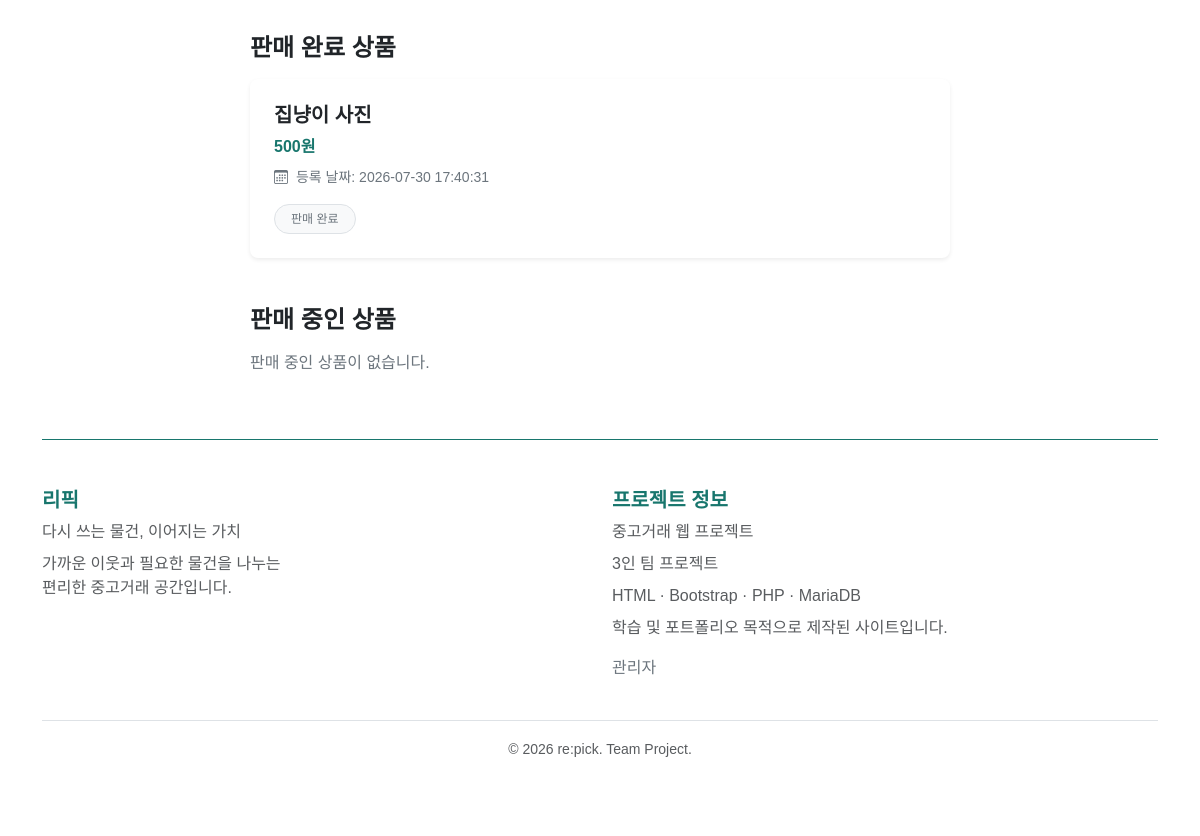
The page /member_profile.php?id=11 (lower part) on the database as committed earlier.
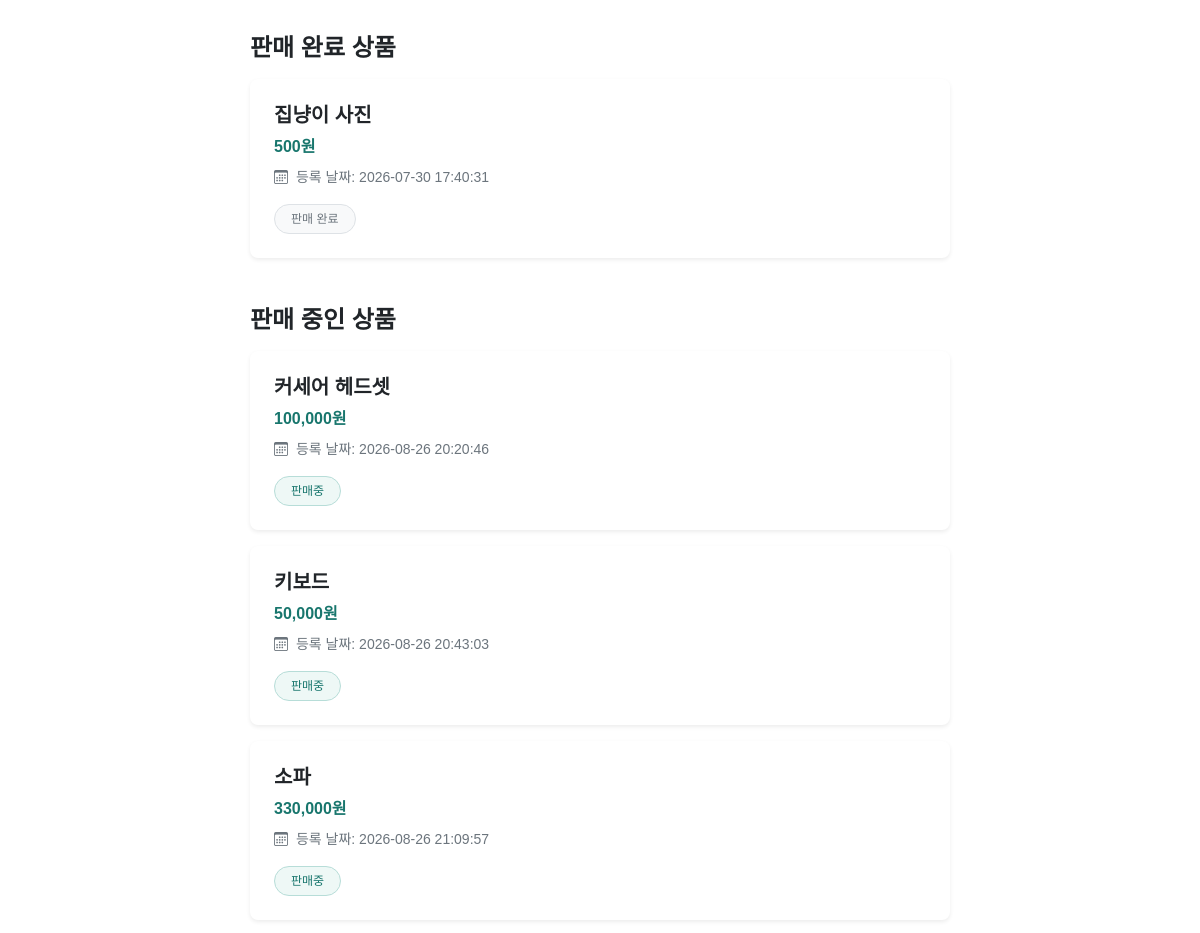
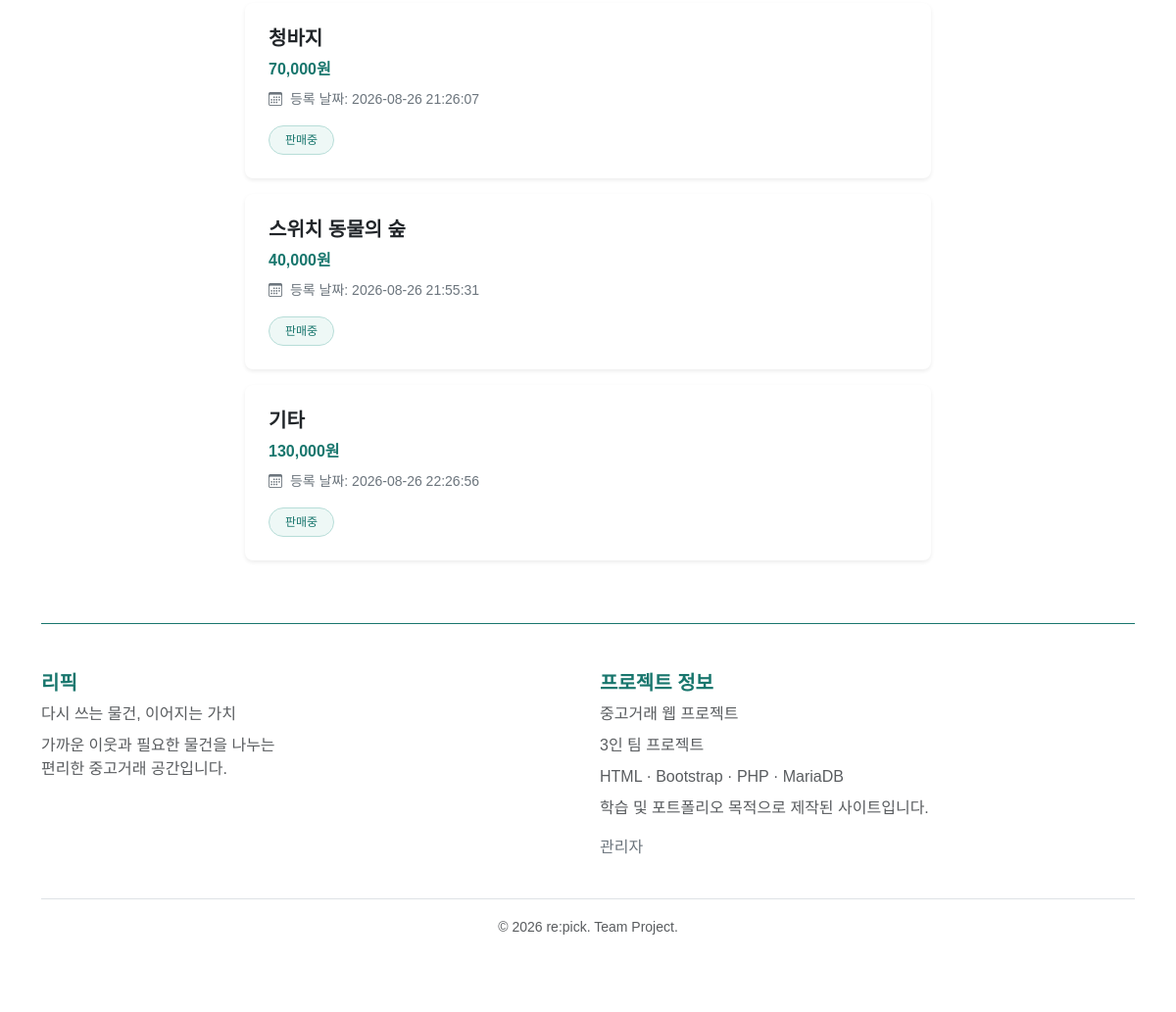
The same page on the database as committed later (2 pictures, top to bottom).
### tables this page shows
CREATE TABLE `product` (
  `product_id` int(11) NOT NULL,
  `member_id` int(11) NOT NULL,
  `image` varchar(255) NOT NULL,
  `price` int(11) NOT NULL,
  `memo` text NOT NULL,
  `category` tinyint(4) NOT NULL,
  `view` int(11) NOT NULL DEFAULT 0,
  `reg_date` datetime NOT NULL,
  `state` tinyint(4) NOT NULL,
  `juso1` varchar(20) DEFAULT NULL,
  `juso2` varchar(20) DEFAULT NULL,
  `juso3` varchar(255) DEFAULT NULL,
  `name` varchar(255) DEFAULT NULL
);

### member_profile.php (the view, shortened to what this page needs)
<?php
include "main_top.php";
include_once "common.php";
$member_id = $_GET["id"];
?>
<main class="container py-5">
    <div class="mt-5 mx-auto" style="max-width: 700px;">
        <h4 class="fw-bold mb-3">판매 완료 상품</h4>
        <?php
        $sql = "select * from product where member_id = $member_id and state = 2";
        $result = mysqli_query($db, $sql);
        while ($row = mysqli_fetch_assoc($result)) {
        ?>
            <div class="card border-0 shadow-sm rounded-3 p-4 mb-3">
                <h5 class="fw-bold mb-2"><?php echo htmlspecialchars($row["name"]); ?></h5>
                <p class="fw-bold mb-2" style="color: #18766d;"><?php echo number_format($row["price"]); ?>원</p>
                <p class="small text-secondary mb-3">
                    <i class="bi bi-calendar3 me-1"></i>
                    등록 날짜: <?php echo $row["reg_date"]; ?>
                </p>
                <span
                    class="badge rounded-pill align-self-start px-3 py-2 fw-normal"
                    style="color: #6c757d; background-color: #f8f9fa; border: 1px solid #dee2e6;">
                    판매 완료
                </span>
            </div>
        <?php } ?>
    </div>
    <section class="mt-5 mx-auto" style="max-width: 700px;">
        <h4 class="fw-bold mb-3">판매 중인 상품</h4>
        <?php
        $sql = "select * from product where member_id = $member_id and state != 2";
        $result = mysqli_query($db, $sql);
        while ($row = mysqli_fetch_assoc($result)) {
            if ($row["state"] == 0) $tmp = "판매중";
            else $tmp = "예약됨";
        ?>
            <div class="card border-0 shadow-sm rounded-3 position-relative p-4 mb-3" style="cursor: pointer;">
                <h5 class="fw-bold mb-2">
                    <a href="product.php?product_id=<?php echo $row["product_id"]; ?>"
                        class="text-dark text-decoration-none stretched-link">
                        <?php echo htmlspecialchars($row["name"]); ?>
                    </a>
                </h5>
                <p class="fw-bold mb-2" style="color: #18766d;">
                    <?php echo number_format($row["price"]); ?>원
                </p>
                <p class="small text-secondary mb-3">
                    <i class="bi bi-calendar3 me-1"></i>
                    등록 날짜: <?php echo $row["reg_date"]; ?>
                </p>
                <span class="badge rounded-pill align-self-start px-3 py-2 fw-normal"
                    style="color: #18766d; background-color: #eef8f6; border: 1px solid #b7ddd8;">
                    <?php echo $tmp; ?>
                </span>
            </div>
        <?php }
        $sql = "select count(*) as countnum from product where member_id = $member_id and state != 2";
        $result = mysqli_query($db, $sql);
        $row = mysqli_fetch_assoc($result);
        if ($row["countnum"] == 0) {
        ?>
            <p class="text-secondary">
                판매 중인 상품이 없습니다.
            </p>
        <?php
        }
        ?>
    </section>
</main>
<?php
include "main_bottom.php";
?>

Rows that differ between the two databases and show on the page:
now on this page (row edited): product: name "커세어 헤드셋", price "100,000", reg_date "2026-08-26 20:20:46", state "판매중", shown under "판매 중인 상품"
now on this page (row edited): product: name "키보드", price "50,000", reg_date "2026-08-26 20:43:03", state "판매중", shown under "판매 중인 상품"
now on this page (row edited): product: name "소파", price "330,000", reg_date "2026-08-26 21:09:57", state "판매중", shown under "판매 중인 상품"
now on this page (row edited): product: name "청바지", price "70,000", reg_date "2026-08-26 21:26:07", state "판매중", shown under "판매 중인 상품"
now on this page (row edited): product: name "스위치 동물의 숲", price "40,000", reg_date "2026-08-26 21:55:31", state "판매중", shown under "판매 중인 상품"
now on this page (row edited): product: name "기타", price "130,000", reg_date "2026-08-26 22:26:56", state "판매중", shown under "판매 중인 상품"
Other text that changed with them:
text no longer shown: "판매 중인 상품이 없습니다."
